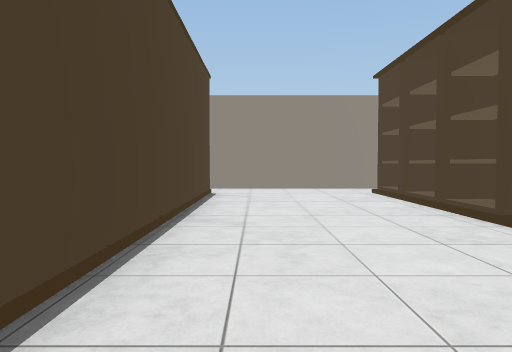
[1] (above)

24 first-person views from a walk through a scene from a Unity 3-D project. The camera is 1.4 m above the floor, tilts 2° down and sees 70° across. The floor is counted in squares, 2 m on a side. Each view is taken from the middle of a square. On the plan, view 1 faces up. The plan holds only what a view shows up to about 11 squares ahead; the rest is blank. The place goes on beyond the plan. The player character is not drawn. Some animated figures are left out. Some surface patterns are stand-ins.

[2]
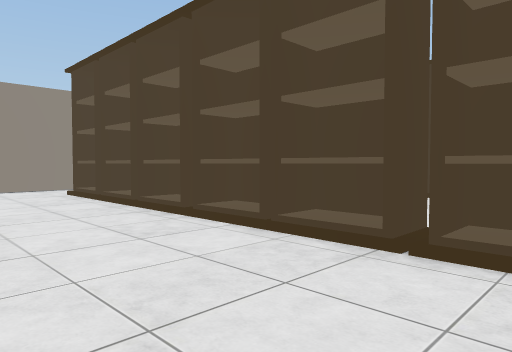

[3]
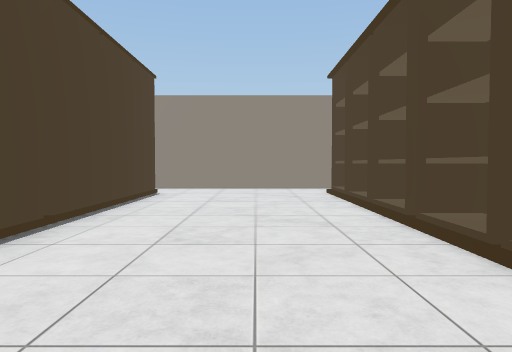

[4]
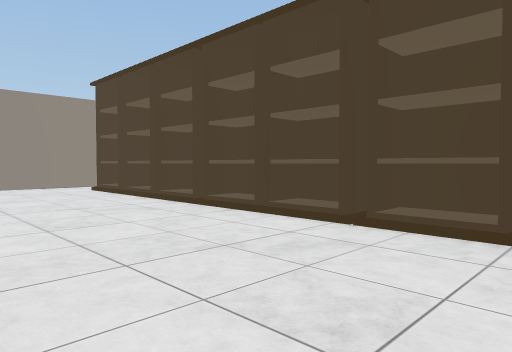

[5]
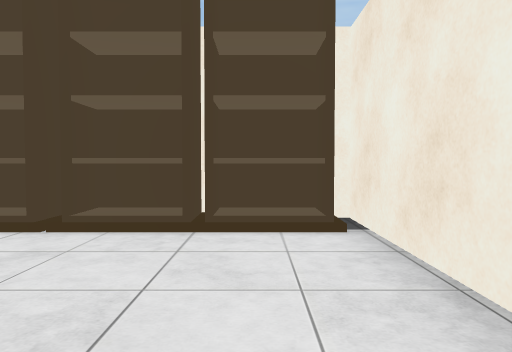

[6]
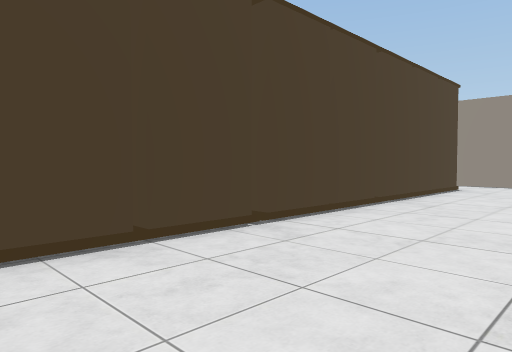

[7]
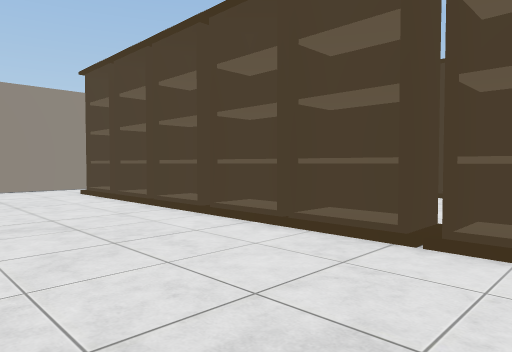

[8]
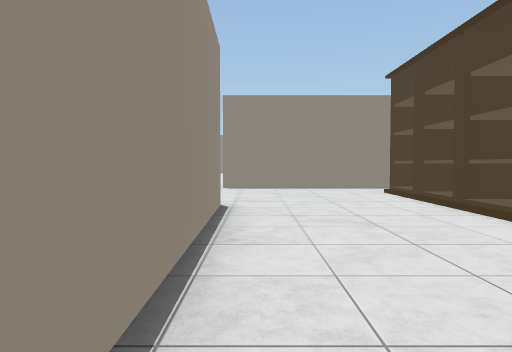

[9]
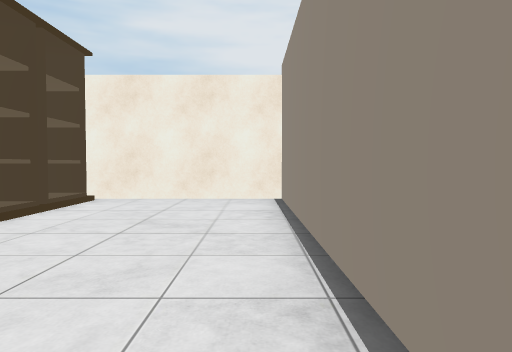

[10]
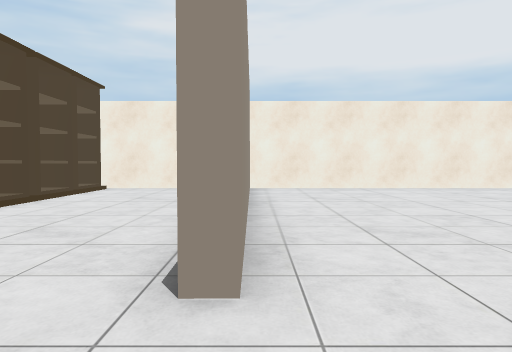

[11]
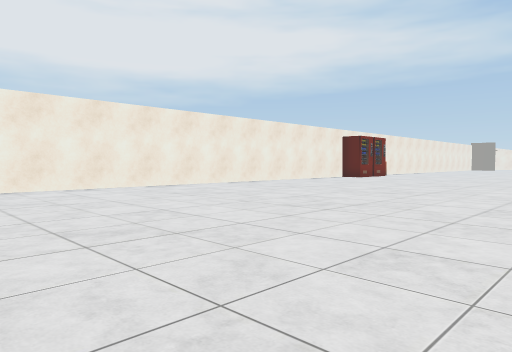

[12]
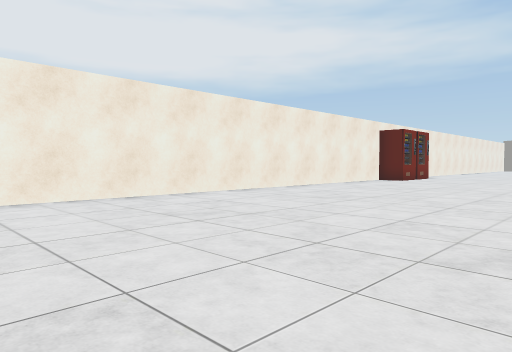

[13]
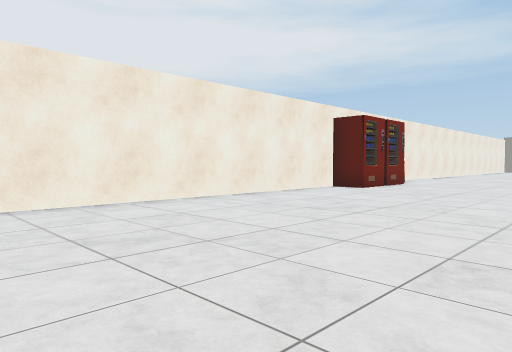

[14]
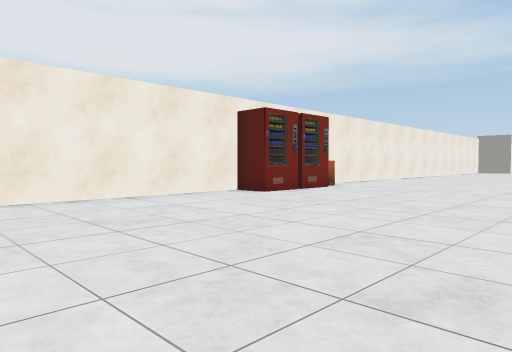

[15]
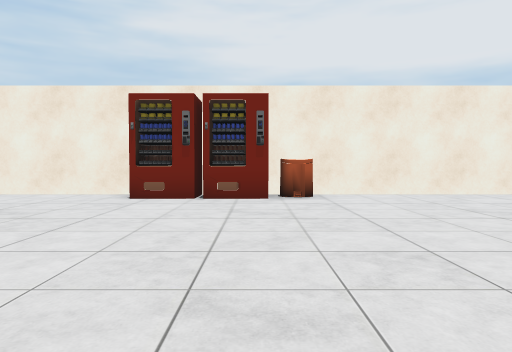

[16]
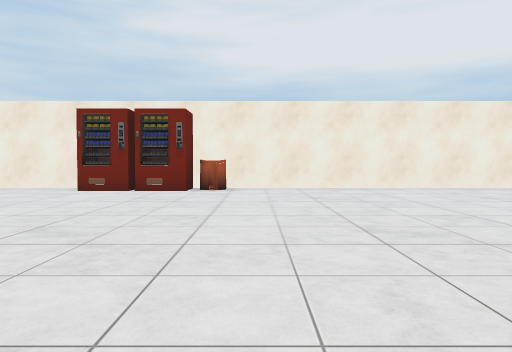

[17]
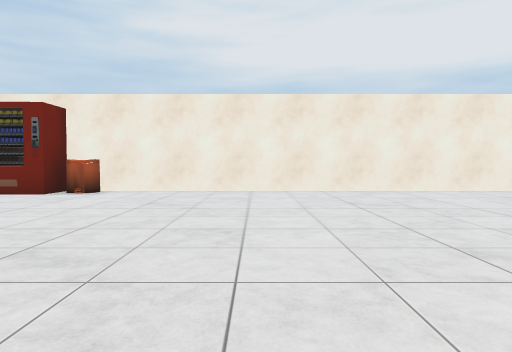

[18]
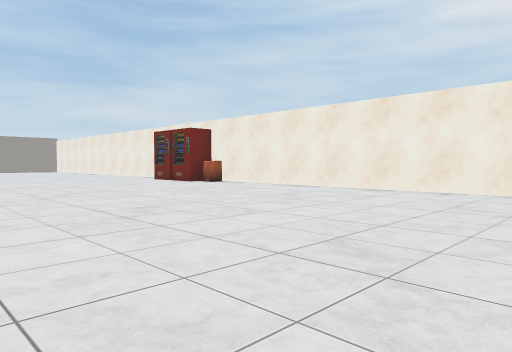

[19]
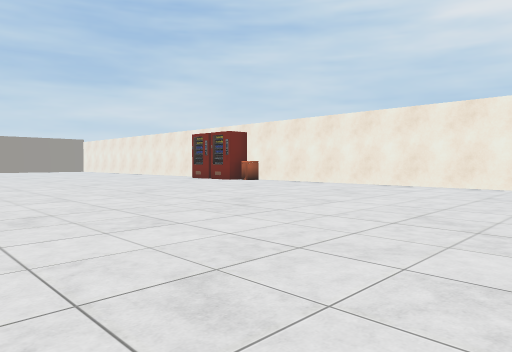

[20]
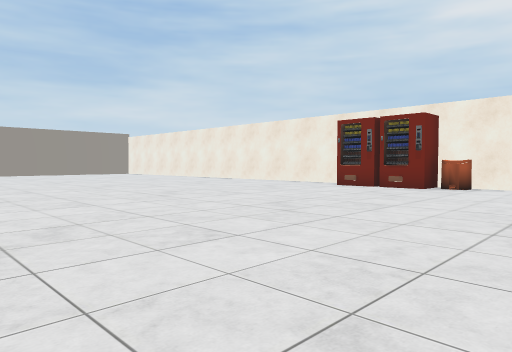

[21]
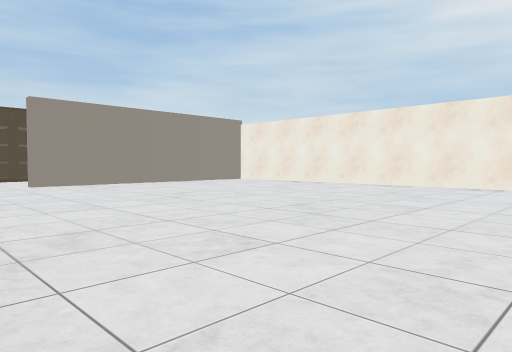

[22]
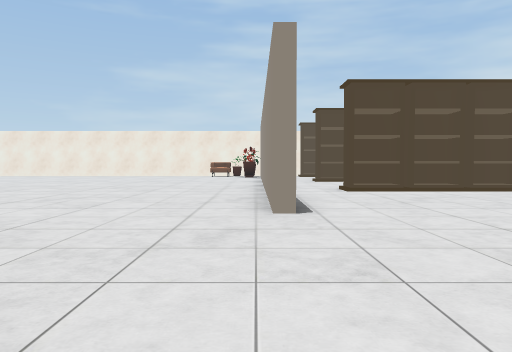

[23]
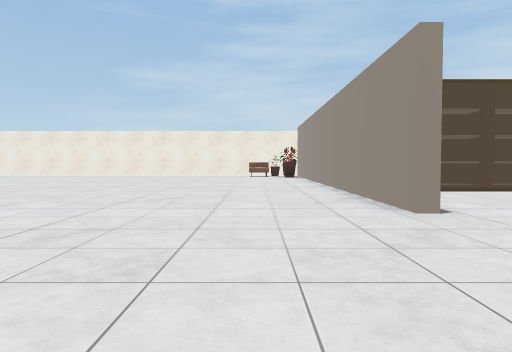

[24]
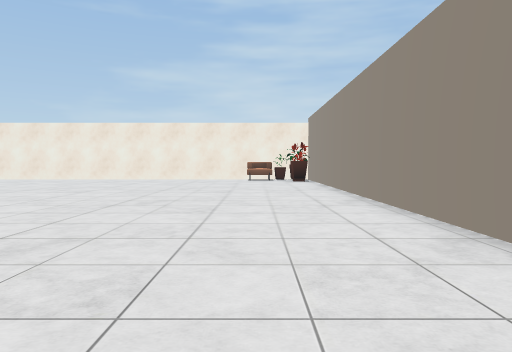

### Floor plan
Key: @ floor where view 1 was taken; # wall or solid block; . floor; / step, stairs or slope; O other object.
Columns run from 37 left of view 1 to 9 right of it. Each row starts with its distance up from view 1.
 20                                     ..  ..
 19                                   ........
 18                                  .........
 17                                ...........
 16                               ............
 15                             ..............
 14                            ...............
 13                           ................
 12                            ...............
 11                           ................
 10                            ....###############
  9 ....    ....       ....     ..................
  8 .................  ................/O...O....O
  7 .................................../O...O....O
  6 ...............................#.../O...O....O#
  5 ...............................#.../O...O....O#
  4 ...............................#.../O...O....O#
  3  ..............................#.../O...O....O#
  2  ..............................#.../O...O....O#
  1  ..............................#.../O...O....O#
  0  ..............................#.../O@..O....O#
 -1  ..............................#.../O... ....O#
 -2  ..........O#OO................#........  ....#
 -3  ##########    ################ ####       ####

Where each view was taken, in squares from view 1:
view 1: 0 up, 0 right, facing up
view 2: 0 up, 0 right, facing up-right
view 3: 0 up, 6 right, facing up
view 4: 1 down, 4 right, facing up-right
view 5: 1 down, 4 right, facing right
view 6: 2 down, 2 right, facing up-left
view 7: 0 up, 5 left, facing up-right
view 8: 0 up, 5 left, facing up
view 9: 5 up, 5 left, facing down
view 10: 8 up, 6 left, facing down
view 11: 8 up, 6 left, facing down-left
view 12: 5 up, 8 left, facing down-left
view 13: 4 up, 13 left, facing down-left
view 14: 5 up, 16 left, facing down-left
view 15: 6 up, 25 left, facing down
view 16: 8 up, 27 left, facing down
view 17: 7 up, 30 left, facing down
view 18: 7 up, 37 left, facing down-right
view 19: 9 up, 37 left, facing down-right
view 20: 9 up, 29 left, facing down-right
view 21: 9 up, 18 left, facing down-right
view 22: 11 up, 11 left, facing right
view 23: 13 up, 11 left, facing right
view 24: 13 up, 7 left, facing right
